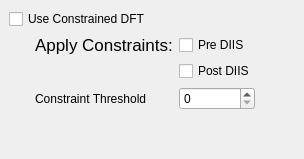
          <widget class="QWidget" name="AdvancedConstrainedDFT" >
           <layout class="QVBoxLayout" >
            <property name="margin" >
             <number>9</number>
            </property>
            <property name="spacing" >
             <number>6</number>
            </property>
            <item>
             <layout class="QGridLayout" >
              <property name="margin" >
               <number>0</number>
              </property>
              <property name="spacing" >
               <number>6</number>
              </property>
              <item row="3" column="1" >
               <widget class="QLabel" name="label_65" >
                <property name="text" >
                 <string>Constraint Threshold</string>
                </property>
               </widget>
              </item>
              <item row="1" column="2" >
               <widget class="QCheckBox" name="cdft_prediis" >
                <property name="text" >
                 <string>Pre DIIS</string>
                </property>
               </widget>
              </item>
              <item row="1" column="0" >
               <spacer>
                <property name="orientation" >
                 <enum>Qt::Horizontal</enum>
                </property>
                <property name="sizeType" >
                 <enum>QSizePolicy::Fixed</enum>
                </property>
                <property name="sizeHint" >
                 <size>
                  <width>20</width>
                  <height>20</height>
                 </size>
                </property>
               </spacer>
              </item>
              <item row="3" column="2" >
               <widget class="QSpinBox" name="cdft_thresh" />
              </item>
              <item row="2" column="2" >
               <widget class="QCheckBox" name="cdft_postdiis" >
                <property name="text" >
                 <string>Post DIIS</string>
                </property>
               </widget>
              </item>
              <item row="1" column="1" >
               <widget class="QLabel" name="label_69" >
                <property name="text" >
                 <string>&lt;html>&lt;head>&lt;meta name="qrichtext" content="1" />&lt;/head>&lt;body style=" white-space: pre-wrap; font-family:Lucida Grande; font-size:13pt; font-weight:400; font-style:normal; text-decoration:none;">&lt;p style=" margin-top:0px; margin-bottom:0px; margin-left:0px; margin-right:0px; -qt-block-indent:0; text-indent:0px;">Apply Constraints:&lt;/p>&lt;/body>&lt;/html></string>
                </property>
               </widget>
              </item>
              <item row="0" column="0" colspan="2" >
               <widget class="QCheckBox" name="cdft" >
                <property name="text" >
                 <string>Use Constrained DFT</string>
                </property>
               </widget>
              </item>
              <item row="3" column="3" >
               <spacer>
                <property name="orientation" >
                 <enum>Qt::Horizontal</enum>
                </property>
                <property name="sizeHint" >
                 <size>
                  <width>40</width>
                  <height>20</height>
                 </size>
                </property>
               </spacer>
              </item>
             </layout>
            </item>
            <item>
             <spacer>
              <property name="orientation" >
               <enum>Qt::Vertical</enum>
              </property>
              <property name="sizeHint" >
               <size>
                <width>20</width>
                <height>40</height>
               </size>
              </property>
             </spacer>
            </item>
           </layout>
          </widget>
